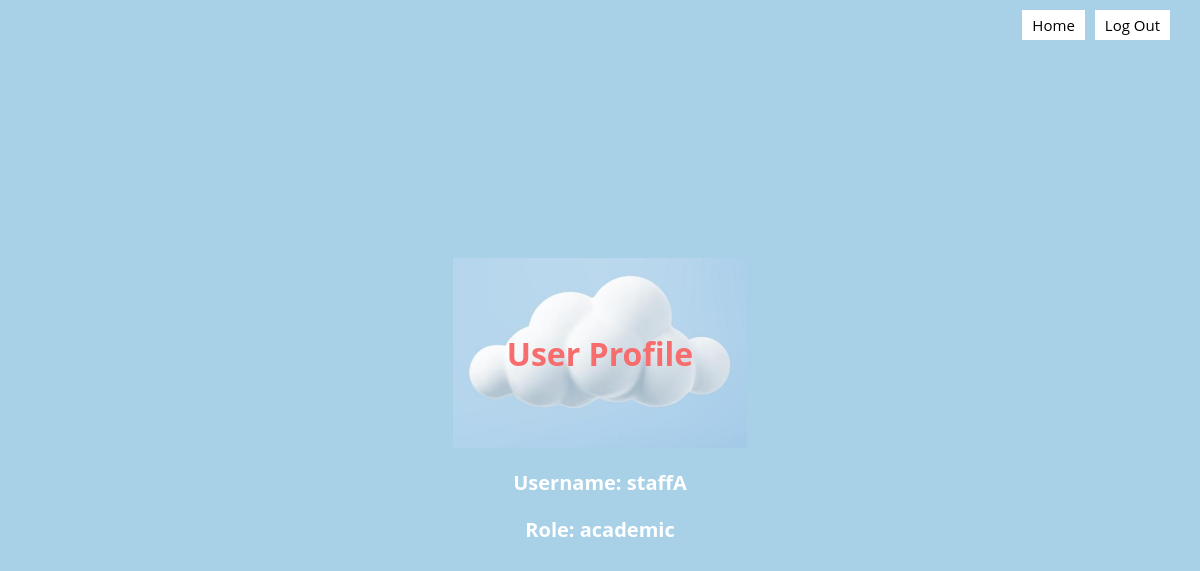
Page /user/profile/staffA on the earlier database version.
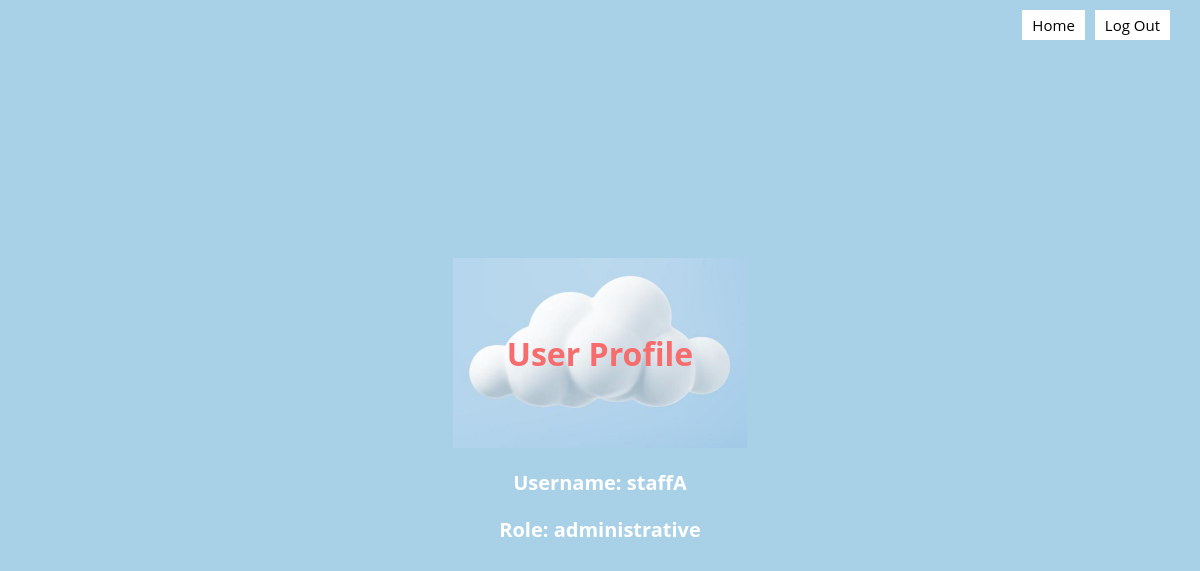
Same page on the later database version.
### models.py (models this page shows)
class Base(DeclarativeBase):
    pass

class User(Base):
    __tablename__ = "user"
    username: Mapped[str] = mapped_column(String, primary_key=True)
    password: Mapped[str] = mapped_column(String)
    salt: Mapped[str] = mapped_column(String)
    failed_attempts: Mapped[int] = mapped_column(Integer, default=0)
    lockout_until: Mapped[datetime] = mapped_column(DateTime, nullable=True)
    role: Mapped[RoleType] = mapped_column(Enum(RoleType), nullable=False)

### app.py (the view)
@app.route('/user/profile/<username>')
def user_profile(username):
    user = db.get_user(username)  # Retrieve the user by username from the database
    if not user:
        flash("User not found", "error")
        return redirect(url_for('index'))  # Redirects to a generic index or error page if user not found
    return render_template("user_profile.jinja", user=user)

### app.py (called while the page is built)
def csp_policy_string(policy_dict):
    return "; ".join([f"{key} {' '.join(val) if isinstance(val, list) else val}" for key, val in policy_dict.items()])

@app.after_request
def apply_csp(response):
    policy = {
    "default-src": "'self'",
    "script-src": [
        "'self'",
        "https://cdnjs.cloudflare.com",  # Allow scripts from CDN for Crypto-JS
        "https://cdn.jsdelivr.net",
        "'unsafe-inline'"
    ],
    "style-src": "'self' 'unsafe-inline'",  # Allows inline styles;
    "img-src": "'self'",
    "connect-src": "'self'",  # Restricts the URLs which can be loaded using script interfaces
    "font-src": "'self'",  # Fonts loading
    "object-src": "'none'",  # Prevents object, embed, and applet elements from rendering
    "frame-ancestors": "'none'"  # Protects against clickjacking
}
    response.headers['Content-Security-Policy'] = csp_policy_string(policy)
    return response

### db.py (called while the page is built)
def get_user(username: str):
    with Session(engine) as session:
        return session.get(User, username)

### templates/user_profile.jinja (shortened to what this page needs)
{% extends 'base.jinja' %}
{% block content %}
<div class="header">
    <div class="buttons">
        <button onclick="location.href='{{ url_for('home') }}'">Home</button>
        <button onclick="confirmLogout()">Log Out</button>
    </div>
</div>
<div class="user-profile">
    <h1>User Profile</h1>
    <p><strong>Username:</strong> {{ user.username }}</p>
    <p><strong>Role:</strong> {{ user.role.value }}</p>
</div>
{% endblock %}

### templates/base.jinja (shortened to what this page needs)
<!DOCTYPE html>
<html>
    <head>
    </head>
    <body>
        {% block content %} {% endblock %}
    </body>
</html>

### templates/user_profile.jinja (style rules this page uses)
html, body { margin: 0; padding: 0; width: 100%; height: 100%; display: flex; flex-direction: column; justify-content: center; align-items: center; font-family: 'Open Sans', sans-serif; background-color: #A8D0E6; }
h1 { text-align: center; font-family: 'Open Sans', sans-serif; background-image: url('/static/js/libs/image.png'); background-repeat: no-repeat; background-size: contain; background-position: center; color: #F76C6c; padding: 20px 40px; border-radius: 10px; width: 300px; height: 150px; display: flex; align-items: center; justify-content: center; }
p { text-align: center; font-family: 'Open Sans', sans-serif; color: white; font-size: 20px; font-weight: bold; }
.header { position: absolute; top: 0; right: 0; display: flex; justify-content: flex-end; width: 100%; padding: 10px 20px; background-color: ##A8D0E6; }
.buttons { display: flex; justify-content: flex-end; }
button { font-family: 'Open Sans', sans-serif; padding: 5px 10px; background-color: white; color: black; border: none; cursor: pointer; text-align: center; text-decoration: none; display: inline-block; margin-right: 10px; font-size: 15px; transition: background-color 0.3s, color 0.3s; }

Differences in the rows shown:
changed User "staffA": role.value "academic" → "administrative"
